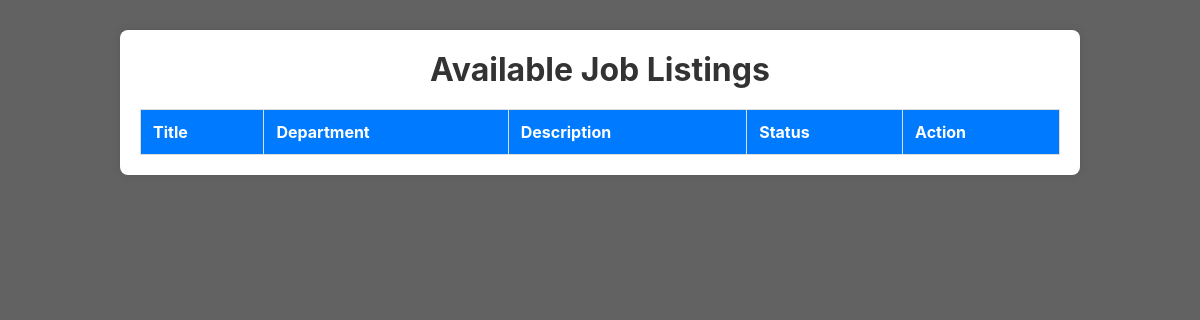
The app's page /job_portal/job_listings.php, older data.
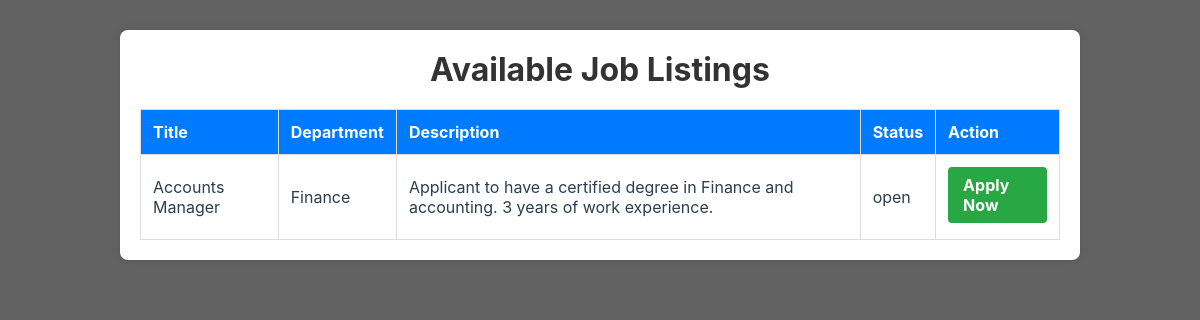
The same page, newer data.
### tables this page shows
CREATE TABLE `joblistings` (
  `listing_id` int(11) NOT NULL,
  `title` varchar(255) NOT NULL,
  `department` varchar(100) NOT NULL,
  `description` text NOT NULL,
  `status` enum('open','closed') DEFAULT 'open',
  `application_deadline` date DEFAULT NULL,
  `created_at` timestamp NOT NULL DEFAULT current_timestamp()
);

### job_portal/job_listings.php (the view, shortened to what this page needs)
<?php
require '../db_connection.php';
$query = "SELECT * FROM joblistings WHERE status='open' ORDER BY created_at DESC";
$result = $conn->query($query);
?>
<!DOCTYPE html>
<html lang="en">
<head>
    <link rel="stylesheet" href="css/style.css">
</head>
<body>
    <div class="container">
        <h1>Available Job Listings</h1>
        <table>
            <thead>
                <tr>
                    <th>Title</th>
                    <th>Department</th>
                    <th>Description</th>
                    <th>Status</th>
                    <th>Action</th>
                </tr>
            </thead>
            <tbody>
                <?php while ($job = $result->fetch_assoc()) { ?>
                    <tr>
                        <td><?= htmlspecialchars($job['title']) ?></td>
                        <td><?= htmlspecialchars($job['department']) ?></td>
                        <td><?= htmlspecialchars($job['description']) ?></td>
                        <td><?= htmlspecialchars($job['status']) ?></td>
                        <td><a href="apply.php?listing_id=<?= $job['listing_id'] ?>" class="btn">Apply Now</a></td>
                    </tr>
                <?php } ?>
            </tbody>
        </table>
    </div>
</body>
</html>

Row changes from the older to the newer data that the page shows:
added joblistings: title "Accounts Manager", department "Finance", description "Applicant to have a certified degree in Finance and accounting. 3 years of work experience.", status "open"
